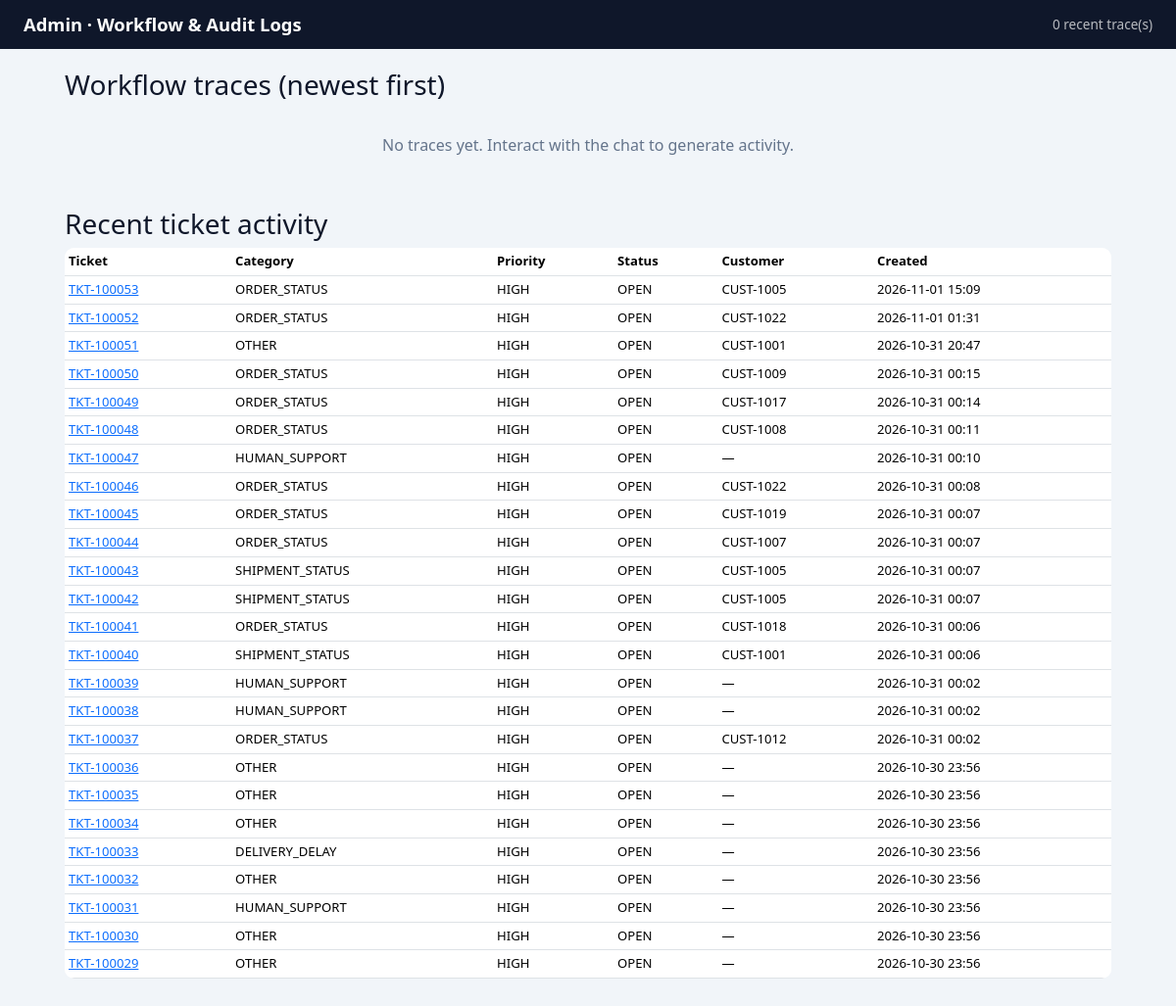
The app's page /admin/logs with its own data.
### app/models/ticket.py (models this page shows, shortened)
class Ticket(Base):
    __tablename__ = "tickets"
    id: Mapped[str] = mapped_column(String(32), primary_key=True)
    customer_id: Mapped[str] = mapped_column(
        String(32), ForeignKey("customers.id"), nullable=True, index=True
    )
    conversation_id: Mapped[str] = mapped_column(String(64), nullable=True, index=True)
    category: Mapped[str] = mapped_column(String(40), nullable=False)
    priority: Mapped[str] = mapped_column(String(16), default="MEDIUM")
    status: Mapped[str] = mapped_column(String(16), default="OPEN")
    assigned_agent: Mapped[str] = mapped_column(String(80), nullable=True)
    escalation_reason: Mapped[str] = mapped_column(Text, nullable=True)
    original_request: Mapped[str] = mapped_column(Text, nullable=True)
    summary: Mapped[str] = mapped_column(Text, nullable=True)
    tool_results: Mapped[str] = mapped_column(Text, nullable=True)  # JSON string
    authentication_status: Mapped[str] = mapped_column(String(40), nullable=True)
    internal_notes: Mapped[str] = mapped_column(Text, nullable=True)
    resolution: Mapped[str] = mapped_column(Text, nullable=True)
    created_at: Mapped[datetime] = mapped_column(
        DateTime, default=lambda: datetime.now(timezone.utc)
    )
    updated_at: Mapped[datetime] = mapped_column(
        DateTime,
        default=lambda: datetime.now(timezone.utc),
        onupdate=lambda: datetime.now(timezone.utc),
    )

### app/routes/admin_routes.py (the view)
@admin_bp.get("/logs")
def logs():
    limit = request.args.get("limit", default=100, type=int)
    traces = tracing.read_recent(limit=limit)
    tickets = ticket_service.list_tickets()[:25]
    return render_template("admin_logs.html", traces=traces, tickets=tickets)

### app/database/db.py (called while the page is built)
def get_session():
    return SessionLocal()

### app/observability/tracing.py (called while the page is built, shortened)
def _audit_path() -> Path:
    return Path(config.LOG_DIR) / "audit.log"

def read_recent(limit: int = 100) -> list[dict]:
    path = _audit_path()
    if not path.exists():
        return []

### app/services/ticket_providers/local_provider.py (called while the page is built)
def serialize_ticket(ticket: Ticket) -> dict:
    return {
        "ticket_id": ticket.id,
        "customer_id": ticket.customer_id,
        "conversation_id": ticket.conversation_id,
        "category": ticket.category,
        "priority": ticket.priority,
        "status": ticket.status,
        "assigned_agent": ticket.assigned_agent,
        "escalation_reason": ticket.escalation_reason,
        "original_request": ticket.original_request,
        "summary": ticket.summary,
        "authentication_status": ticket.authentication_status,
        "internal_notes": ticket.internal_notes,
        "resolution": ticket.resolution,
        "tool_results": ticket.tool_results,
        "created_at": ticket.created_at.isoformat() if ticket.created_at else None,
        "updated_at": ticket.updated_at.isoformat() if ticket.updated_at else None,
    }

    def list_tickets(self, status: str | None = None) -> list[dict]:
        session = get_session()
        try:
            q = session.query(Ticket)
            if status and status.upper() in TICKET_STATUSES:
                q = q.filter(Ticket.status == status.upper())
            tickets = q.order_by(Ticket.created_at.desc()).all()
            return [serialize_ticket(t) for t in tickets]
        finally:
            session.close()

### app/services/ticket_service.py (called while the page is built)
def list_tickets(status: str | None = None) -> list[dict]:
    return ticket_provider.list_tickets(status)

### app/templates/admin_logs.html (shortened to what this page needs)
<!DOCTYPE html>
<html lang="en">
<head>
  <link
    href="https://cdn.jsdelivr.net/npm/bootstrap@5.3.3/dist/css/bootstrap.min.css"
    rel="stylesheet"
  />
  <link rel="stylesheet" href="{{ url_for('static', filename='css/dashboard.css') }}" />
</head>
<body>
  <header class="dash-header">
    <h1>Admin · Workflow &amp; Audit Logs</h1>
    <span class="dash-sub">{{ traces|length }} recent trace(s)</span>
  </header>
  <main class="dash-main">
    <section>
      <h3>Workflow traces (newest first)</h3>
      {% if traces %}
      <div style="overflow-x:auto">
      <table class="table table-sm trace-table">
        <thead>
          <tr>
            <th>Time</th><th>Conversation</th><th>Customer</th><th>Intent</th>
            <th>Steps</th><th>Tools</th><th>RAG</th><th>Model</th><th>ms</th>
            <th>Auth</th><th>Esc</th><th>Ticket</th><th>Guardrails</th>
          </tr>
        </thead>
        <tbody>
          {% for t in traces %}
          <tr>
            <td>{{ (t.timestamp or '')[11:19] }}</td>
            <td>{{ (t.conversation_id or '—')[:12] }}</td>
            <td>{{ t.customer_id or '—' }}</td>
            <td>{{ t.intent }}</td>
            <td class="chips">{% for s in t.workflow_steps %}<span>{{ s }}</span>{% endfor %}</td>
            <td class="chips">{% for m in t.mcp_tools %}<span>{{ m }}</span>{% endfor %}</td>
            <td class="chips">{% for r in t.rag_references %}<span>{{ r }}</span>{% endfor %}</td>
            <td>{{ t.model or '—' }}</td>
            <td>{{ t.model_latency_ms }}</td>
            <td>{% if t.authenticated %}<span class="yes">yes</span>{% else %}<span class="no">no</span>{% endif %}</td>
            <td>{% if t.escalated %}<span class="yes">yes</span>{% else %}<span class="no">—</span>{% endif %}</td>
            <td>{{ t.ticket_reference or '—' }}</td>
            <td class="chips">
              {% for f in t.input_flags %}<span>in:{{ f }}</span>{% endfor %}
              {% for v in t.output_violations %}<span>out:{{ v }}</span>{% endfor %}
            </td>
          </tr>
          {% endfor %}
        </tbody>
      </table>
      </div>
      {% else %}
      <p class="empty">No traces yet. Interact with the chat to generate activity.</p>
      {% endif %}
    </section>
    <section>
      <h3>Recent ticket activity</h3>
      {% if tickets %}
      <table class="table table-sm trace-table">
        <thead>
          <tr><th>Ticket</th><th>Category</th><th>Priority</th><th>Status</th><th>Customer</th><th>Created</th></tr>
        </thead>
        <tbody>
          {% for t in tickets %}
          <tr>
            <td><a href="{{ url_for('dashboard.ticket_detail', ticket_id=t.ticket_id) }}">{{ t.ticket_id }}</a></td>
            <td>{{ t.category }}</td>
            <td>{{ t.priority }}</td>
            <td>{{ t.status }}</td>
            <td>{{ t.customer_id or '—' }}</td>
            <td>{{ (t.created_at or '')[:16].replace('T',' ') }}</td>
          </tr>
          {% endfor %}
        </tbody>
      </table>
      {% else %}
      <p class="empty">No tickets yet.</p>
      {% endif %}
    </section>
  </main>
</body>
</html>

### app/static/css/dashboard.css (style rules this page uses)
:root { --brand: #1d4ed8; --bg: #f1f5f9; --border: #e2e8f0; }
* { box-sizing: border-box; }
body { margin: 0; background: var(--bg); font-family: "Segoe UI", system-ui, sans-serif; color: #0f172a; }
.dash-header { background: #0f172a; color: #fff; padding: 14px 24px; display: flex; align-items: center; justify-content: space-between; }
.dash-header h1 { font-size: 1.15rem; margin: 0; font-weight: 600; }
.dash-sub { opacity: 0.7; font-size: 0.85rem; }
.dash-main { max-width: 1100px; margin: 20px auto; padding: 0 16px; }
table { background: #fff; border-radius: 10px; overflow: hidden; }
.empty { color: #64748b; padding: 24px; text-align: center; }

### app/templates/admin_logs.html (style rules this page uses)
.trace-table { font-size: 0.82rem; background: #fff; }
.trace-table td, .trace-table th { white-space: nowrap; }
section { margin-bottom: 28px; }

### records on screen
Ticket: ticket_id "TKT-100053", category "ORDER_STATUS", priority "HIGH", status "OPEN", customer "CUST-1005", created_at "2026-11-01 15:09"
Ticket: ticket_id "TKT-100052", category "ORDER_STATUS", priority "HIGH", status "OPEN", customer "CUST-1022", created_at "2026-11-01 01:31"
Ticket: ticket_id "TKT-100051", category "OTHER", priority "HIGH", status "OPEN", customer "CUST-1001", created_at "2026-10-31 20:47"
Ticket: ticket_id "TKT-100050", category "ORDER_STATUS", priority "HIGH", status "OPEN", customer "CUST-1009", created_at "2026-10-31 00:15"
Ticket: ticket_id "TKT-100049", category "ORDER_STATUS", priority "HIGH", status "OPEN", customer "CUST-1017", created_at "2026-10-31 00:14"
Ticket: ticket_id "TKT-100048", category "ORDER_STATUS", priority "HIGH", status "OPEN", customer "CUST-1008", created_at "2026-10-31 00:11"
Ticket: ticket_id "TKT-100047", category "HUMAN_SUPPORT", priority "HIGH", status "OPEN", customer_id "—", created_at "2026-10-31 00:10"
Ticket: ticket_id "TKT-100046", category "ORDER_STATUS", priority "HIGH", status "OPEN", customer "CUST-1022", created_at "2026-10-31 00:08"
Ticket: ticket_id "TKT-100045", category "ORDER_STATUS", priority "HIGH", status "OPEN", customer "CUST-1019", created_at "2026-10-31 00:07"
Ticket: ticket_id "TKT-100044", category "ORDER_STATUS", priority "HIGH", status "OPEN", customer "CUST-1007", created_at "2026-10-31 00:07"
Ticket: ticket_id "TKT-100043", category "SHIPMENT_STATUS", priority "HIGH", status "OPEN", customer "CUST-1005", created_at "2026-10-31 00:07"
Ticket: ticket_id "TKT-100042", category "SHIPMENT_STATUS", priority "HIGH", status "OPEN", customer "CUST-1005", created_at "2026-10-31 00:07"
Ticket: ticket_id "TKT-100041", category "ORDER_STATUS", priority "HIGH", status "OPEN", customer "CUST-1018", created_at "2026-10-31 00:06"
Ticket: ticket_id "TKT-100040", category "SHIPMENT_STATUS", priority "HIGH", status "OPEN", customer "CUST-1001", created_at "2026-10-31 00:06"
Ticket: ticket_id "TKT-100039", category "HUMAN_SUPPORT", priority "HIGH", status "OPEN", customer_id "—", created_at "2026-10-31 00:02"
Ticket: ticket_id "TKT-100038", category "HUMAN_SUPPORT", priority "HIGH", status "OPEN", customer_id "—", created_at "2026-10-31 00:02"
Ticket: ticket_id "TKT-100037", category "ORDER_STATUS", priority "HIGH", status "OPEN", customer "CUST-1012", created_at "2026-10-31 00:02"
Ticket: ticket_id "TKT-100036", category "OTHER", priority "HIGH", status "OPEN", customer_id "—", created_at "2026-10-30 23:56"
Ticket: ticket_id "TKT-100035", category "OTHER", priority "HIGH", status "OPEN", customer_id "—", created_at "2026-10-30 23:56"
Ticket: ticket_id "TKT-100034", category "OTHER", priority "HIGH", status "OPEN", customer_id "—", created_at "2026-10-30 23:56"
Ticket: ticket_id "TKT-100033", category "DELIVERY_DELAY", priority "HIGH", status "OPEN", customer_id "—", created_at "2026-10-30 23:56"
Ticket: ticket_id "TKT-100032", category "OTHER", priority "HIGH", status "OPEN", customer_id "—", created_at "2026-10-30 23:56"
Ticket: ticket_id "TKT-100031", category "HUMAN_SUPPORT", priority "HIGH", status "OPEN", customer_id "—", created_at "2026-10-30 23:56"
Ticket: ticket_id "TKT-100030", category "OTHER", priority "HIGH", status "OPEN", customer_id "—", created_at "2026-10-30 23:56"
Ticket: ticket_id "TKT-100029", category "OTHER", priority "HIGH", status "OPEN", customer_id "—", created_at "2026-10-30 23:56"

### other values on screen
{{ traces|length }} "0"
